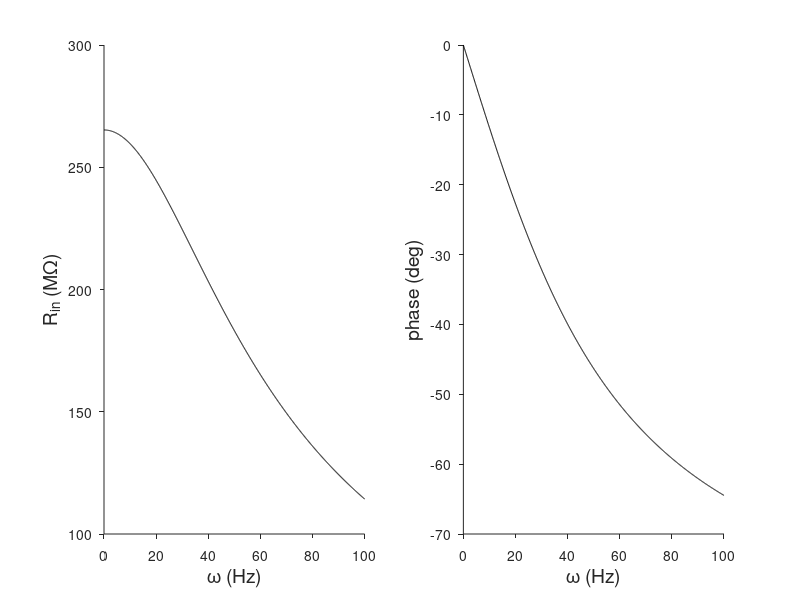

Write the MATLAB code that produced this figure.
% Frequency response of the passive isopotential cell

function ffreq

A = 4*pi*(1e-6);    % (cm)^2
Cm = 1;             % muF/(cm)^2
GCl = 0.3;          % mS/(cm)^2

tau = Cm/GCl;       %in msec
tau_s = tau*1e-3;   %converted to sec
f = 0:0.1:100;      %Hz

%because Cm is in muF/cm2 and A is in cm2, rin ins in MOhms

rin = 1./(A*Cm*sqrt( (2*pi*f).^2 + 1/tau_s^2 ));

h = figure(1);
set(h,'Position',[1 1 712 358]);

h1 = subplot(1,2,1);
plot(f,rin,'color','k');
set(h1,'TickDir','out');
xlabel('\omega (Hz)','fontsize',14)
ylabel('R_i_n (M\Omega)','fontsize',14)
box off

ph = -atan(2*pi*f*tau_s);
ph_deg = ph*180/pi;
h2 = subplot(1,2,2);
plot(f,ph_deg,'color','k');
xlabel('\omega (Hz)','fontsize',14)
ylabel('phase (deg)','fontsize',14)
set(h2,'TickDir','out');
box off

